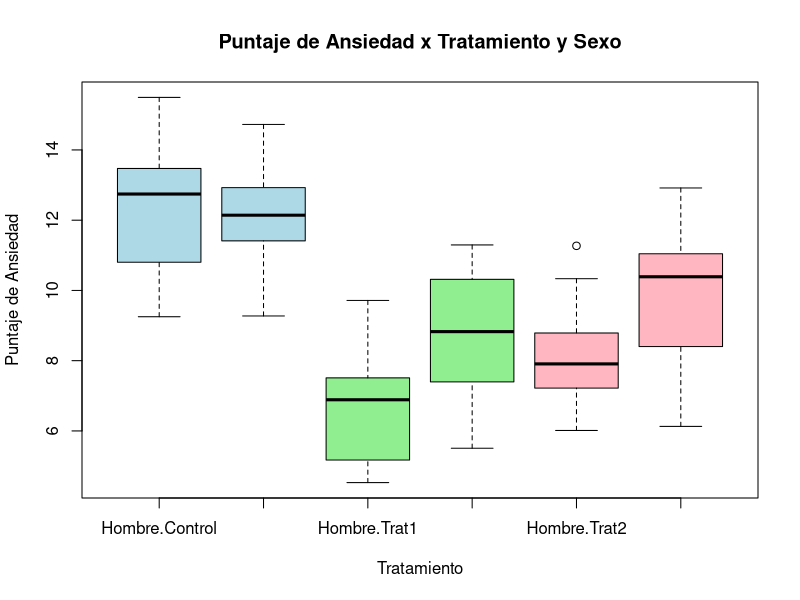
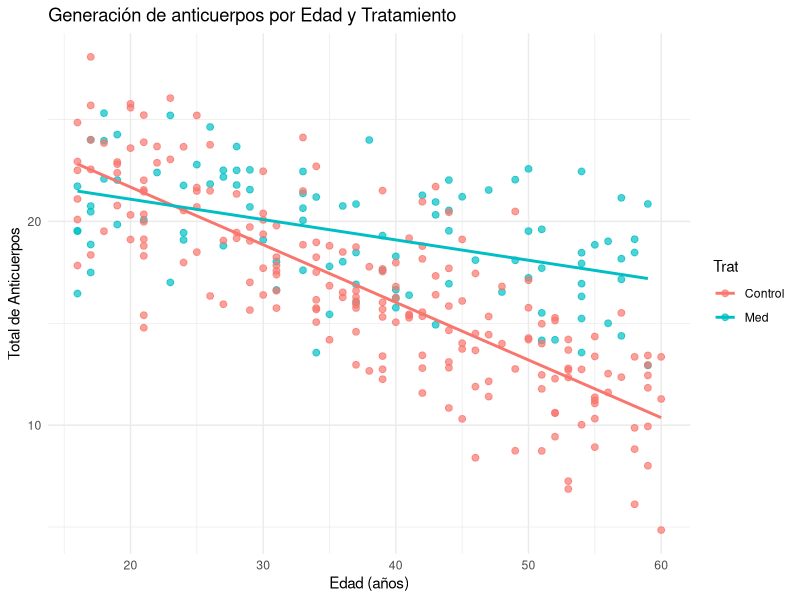
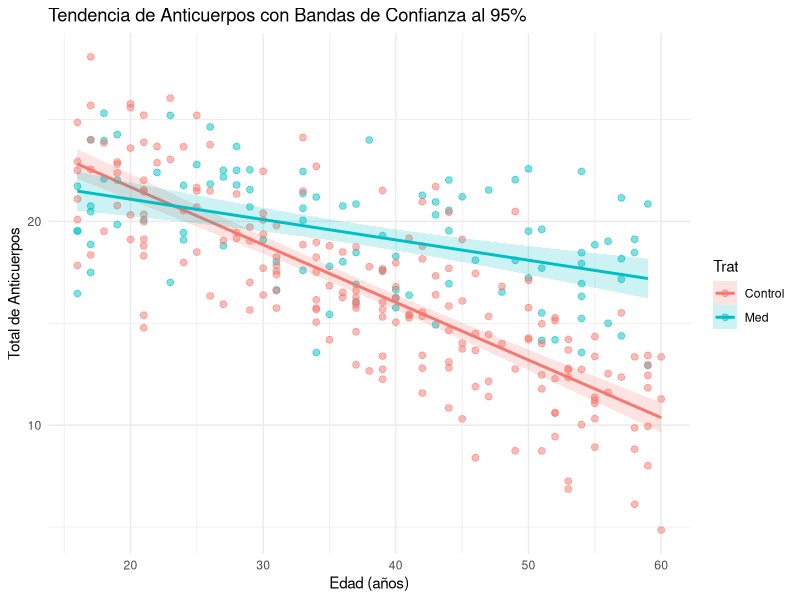
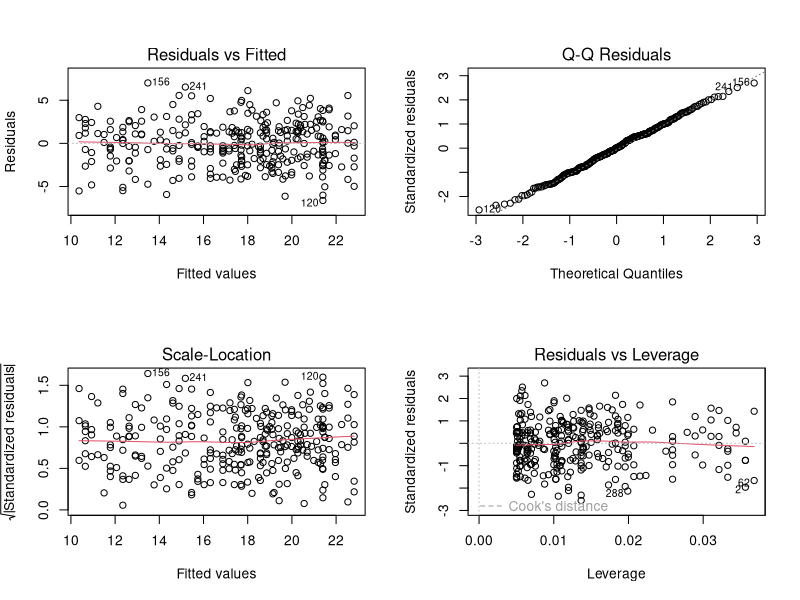

The R script that drew these images, in order:
## ---- chunk 1
knitr::opts_chunk$set(
  echo = TRUE,
  message = FALSE,
  warning = FALSE,
  comment = NA,
  fig.align = "center",
  fig.width = 7.2,
  fig.height = 4.5,
  out.width = "95%"
)
## ---- chunk 2
rm(list = ls(all.names = TRUE))
gc()

## ---- chunk 3
datos <- read.csv("Tar2-4A.csv")

datos$Trat <- as.factor(datos$Trat)
datos$Trat <- relevel(datos$Trat, ref = "Control")
datos$Sexo <- as.factor(datos$Sexo)
datos$Sexo <- relevel(datos$Sexo, ref = "Hombre")

## ---- chunk 4
colores_trat <- c("lightblue", "lightblue", "lightgreen", "lightgreen", "lightpink", "lightpink")

boxplot(Puntaje ~ Sexo + Trat, data = datos,
        col = colores_trat,
        main = "Puntaje de Ansiedad x Tratamiento y Sexo",
        xlab = "Tratamiento",
        ylab = "Puntaje de Ansiedad")

## ---- chunk 5
fit <- lm(Puntaje ~ Trat * Sexo, data = datos)
summary(fit)

## ---- chunk 6
fitnulo <- lm(Puntaje ~ 1, data = datos)
anova(fitnulo, fit)

## ---- chunk 7
fit_sin_sexo <- lm(Puntaje ~ Trat, data = datos)
anova(fit_sin_sexo, fit)

## ---- chunk 8
library(multcomp)
## ---- chunk 9
K_sexo <- matrix(c(
  0, 0, 0, 1, 0, 0,   # Control: beta_3 = 0
  0, 0, 0, 1, 1, 0,   # Trat1: beta_3 + beta_4 = 0
  0, 0, 0, 1, 0, 1    # Trat2: beta_3 + beta_5 = 0
), nrow = 3, byrow = TRUE)

prueba_sexo <- glht(fit, linfct = K_sexo)
summary(prueba_sexo)
## ---- chunk 10
fit_reducido <- lm(Puntaje ~ Trat + Trat:Sexo, data = datos)
summary(fit_reducido)


## ---- chunk 11
library(multcomp)

K_nt <- matrix(c(
  0,  0,  1,  0,  0,  0,   #Trat2 - Control < 0  => beta_2 < 0
  0, -1,  1,  0,  0,  0,   # Trat2 - Trat1 < 0    => beta_2 - beta_1 < 0
  0,  0,  1, -1,  0,  1,   #Trat2 - Control < 0  => beta_2 - beta_3 + beta_5 < 0
  0, -1,  1,  0, -1,  1    #Trat2 - Trat1 < 0    => beta_2 - beta_1 - beta_4 + beta_5 < 0
), nrow = 4, byrow = TRUE)

prueba_nt <- glht(fit_reducido, linfct = K_nt, alternative = "less")
summary(prueba_nt)

## ---- chunk 12
K_actual <- matrix(c(
  0,  1,  0,  0,  0,  0,   # Trat1 vs Control (Hombres): beta_1 < 0
  0,  1, -1,  0,  0,  0,   # Trat1 vs Trat2 (Hombres): beta_1 - beta_2 < 0
  0,  1,  0, -1,  1,  0,   # Trat1 vs Control (Mujeres): beta_1 - beta_3 + beta_4 < 0
  0,  1, -1,  0,  1, -1    # Trat1 vs Trat2 (Mujeres): beta_1 - beta_2 + beta_4 - beta_5 < 0
), nrow = 4, byrow = TRUE)

prueba_actual <- glht(fit_reducido, linfct = K_actual, alternative = "less")
summary(prueba_actual)

## ---- chunk 13
rm(list = ls(all.names = TRUE))
gc()

datos <- read.csv("Tar2-5.csv")
## ---- chunk 14
datos$Trat <- as.factor(datos$Trat)
datos$Trat <- relevel(datos$Trat, ref = "Control") 

## ---- chunk 15
library(ggplot2)

ggplot(datos, aes(x = Edad, y = Ant, color = Trat)) +
  geom_point(size = 2, alpha = 0.7) +
  geom_smooth(method = "lm", se = FALSE) + 
  labs(title = "Generación de anticuerpos por Edad y Tratamiento",
       x = "Edad (años)",
       y = "Total de Anticuerpos") +
  theme_minimal()

## ---- chunk 16
fit5 <- lm(Ant ~ Edad * Trat, data = datos)
summary(fit5)

## ---- chunk 17
library(multcomp)

## ---- chunk 18
C <- matrix(c(
  0, 0, 1, 30,  # Queremos probar si beta_2 + 30*beta_3 > 0
  0, 0, 1, 60   # Queremos probar si beta_2 + 60*beta_3 > 0
), nrow = 2, byrow = TRUE)
rownames(C) <- c("Efecto a los 30 años", "Efecto a los 60 años")

prueba_edades <- glht(fit5, linfct = C, alternative = "greater")
summary(prueba_edades)

## ---- chunk 19
grafico_banda <- ggplot(datos, aes(x = Edad, y = Ant, color = Trat, fill = Trat)) +
  geom_point(size = 2, alpha = 0.5) +
  geom_smooth(method = "lm", se = TRUE, alpha = 0.2) + 
  labs(title = "Tendencia de Anticuerpos con Bandas de Confianza al 95%",
       x = "Edad (años)",
       y = "Total de Anticuerpos") +
  theme_minimal()

print(grafico_banda)

## ---- chunk 20
par(mfrow = c(2, 2)) 

## ---- chunk 21
plot(fit5) 

par(mfrow = c(1, 1))
